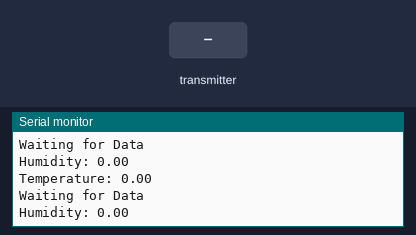
Bench run of a sketch on a simulated Arduino Uno, built with avr-gcc and run on an emulated ATmega328P. Shown: the last lines printed to the serial monitor. The inputs (shaded band) are chosen by the test bench. No radio packets arrive unless stated.

Above: at 2.8 s.
2.9 s: the transmitter starts sending h = 25
At 4.8 s:
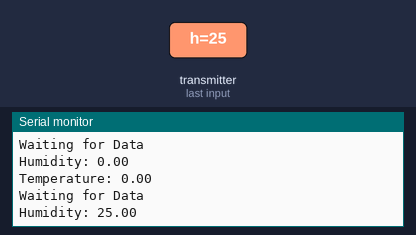
5.4 s: the transmitter starts sending t = 25
At 7.7 s:
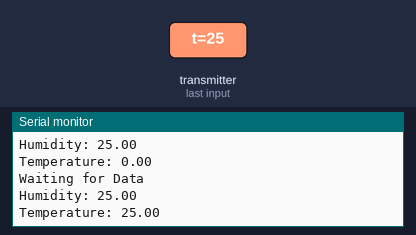
7.9 s: the transmitter starts sending h = 50
At 8.5 s:
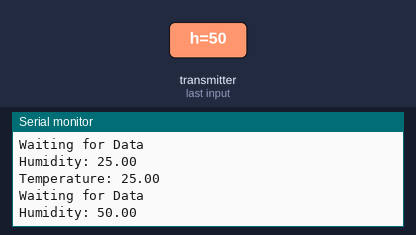
10.4 s: the transmitter starts sending t = 50
At 13.7 s:
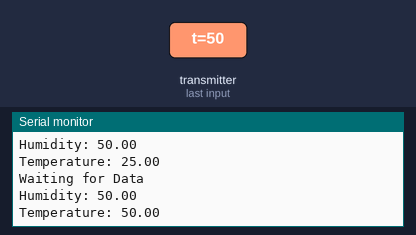
Timing chart, 0 to 13.9 s (numbered marks = the images above; inputs shaded):
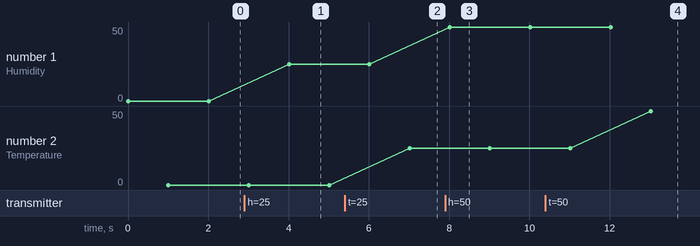

Measured:
- after the input at 2.9 s, the serial monitor: prints a new line after 1.1 s (image 1)
- after the input at 5.4 s, the serial monitor: prints a new line after 1.6 s (image 2)
- after the input at 7.9 s, the serial monitor: prints a new line after 0.12 s (image 3)
- after the input at 10.4 s, the serial monitor: prints a new line after 2.6 s (image 4)
- plotted number 1: 0 → 25 after the input at 2.9 s, 25 → 50 after the input at 7.9 s

The sketch:

nrf_recieve.ino
```cpp
#include <SPI.h>
#include <nRF24L01.h>
#include <RF24.h>
#include <Wire.h>


const uint64_t pipeIn = 0xE8E8F0F0E1LL;
RF24 radio(4, 5);
struct MyData {
  float h;
  float t;
};
MyData data;
void setup()
{

  Serial.begin(115200);
  Serial.print("initializing");
  radio.begin();
Serial.print("checking for communication");  // lcd.begin();
  // lcd.home();
  // lcd.backlight();
  // lcd.clear();
  radio.setAutoAck(false);
  //radio.setDataRate(RF24_250KBPS);
  radio.openReadingPipe(1, pipeIn);
  radio.startListening();
  //lcd.println("Receiver ");
Serial.println(radio.isChipConnected());
}
void recvData()
{
  if ( radio.available() ) {
    radio.read(&data, sizeof(MyData));
    }
}
void loop()
{
  Serial.println("Waiting for Data");
  recvData();
  Serial.print("Humidity: ");
  Serial.println(data.h);
  delay(1000);
  // lcd.setCursor(0,0);
  // lcd.print("Humidity:");
  // lcd.print(data.h);
  // lcd.print("%");
  // lcd.setCursor(0,1);
  Serial.print("Temperature: ");
  Serial.println(data.t);
  delay(1000);
  // lcd.print("Temperature:");
  // lcd.print(data.t);
  // lcd.print(" C");
  //Serial.print("\n");
}
```
